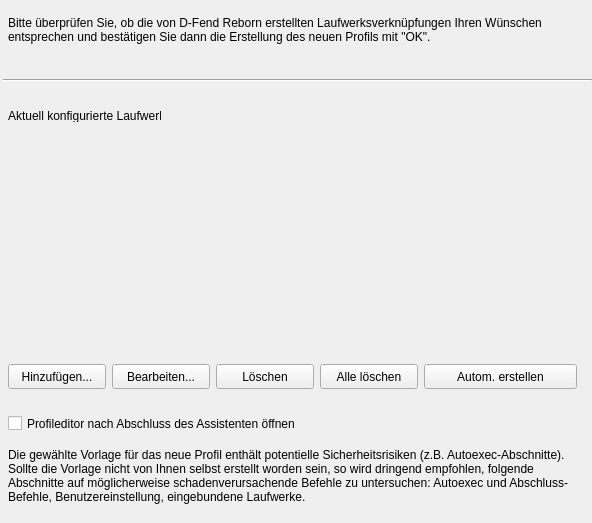
<?xml version="1.0" encoding="UTF-8"?>
<ui version="4.0">
  <class>WizardFinishFrame</class>
  <widget class="QWidget" name="WizardFinishFrame">
    <property name="geometry"><rect><x>0</x><y>0</y><width>592</width><height>523</height></rect></property>
    <property name="vclDesignWidth" stdset="0"><number>592</number></property>
    <property name="vclDesignHeight" stdset="0"><number>523</number></property>
    <widget class="QLabel" name="InfoLabel">
      <property name="geometry"><rect><x>8</x><y>16</y><width>569</width><height>65</height></rect></property>
      <property name="vclAnchors" stdset="0"><string notr="true">akLeft,akTop,akRight</string></property>
      <property name="text"><string>Bitte überprüfen Sie, ob die von D-Fend Reborn erstellten Laufwerksverknüpfungen Ihren Wünschen entsprechen und bestätigen Sie dann die Erstellung des neuen Profils mit "OK".</string></property>
      <property name="textFormat"><enum>Qt::PlainText</enum></property>
      <property name="wordWrap"><bool>true</bool></property>
      <property name="alignment"><set>Qt::AlignLeft|Qt::AlignTop</set></property>
    </widget>
    <widget class="QFrame" name="Bevel">
      <property name="geometry"><rect><x>3</x><y>71</y><width>589</width><height>18</height></rect></property>
      <property name="vclAnchors" stdset="0"><string notr="true">akLeft,akTop,akRight</string></property>
      <property name="frameShape"><enum>QFrame::HLine</enum></property>
      <property name="frameShadow"><enum>QFrame::Sunken</enum></property>
      <property name="vclClass" stdset="0"><string notr="true">TBevel</string></property>
    </widget>
    <widget class="QLabel" name="DriveSetupLabel">
      <property name="geometry"><rect><x>8</x><y>109</y><width>153</width><height>13</height></rect></property>
      <property name="text"><string>Aktuell konfigurierte Laufwerke:</string></property>
      <property name="textFormat"><enum>Qt::PlainText</enum></property>
      <property name="alignment"><set>Qt::AlignLeft|Qt::AlignTop</set></property>
      <property name="vclAutoSize" stdset="0"><bool>true</bool></property>
    </widget>
    <widget class="QLabel" name="ProfileEditorLabel">
      <property name="geometry"><rect><x>8</x><y>448</y><width>569</width><height>65</height></rect></property>
      <property name="visible"><bool>false</bool></property>
      <property name="vclAnchors" stdset="0"><string notr="true">akLeft,akRight,akBottom</string></property>
      <property name="text"><string>Die gewählte Vorlage für das neue Profil enthält potentielle Sicherheitsrisiken (z.B. Autoexec-Abschnitte). Sollte die Vorlage nicht von Ihnen selbst erstellt worden sein, so wird dringend empfohlen, folgende Abschnitte auf möglicherweise schadenverursachende Befehle zu untersuchen: Autoexec und Abschluss-Befehle, Benutzereinstellung, eingebundene Laufwerke.</string></property>
      <property name="textFormat"><enum>Qt::PlainText</enum></property>
      <property name="wordWrap"><bool>true</bool></property>
      <property name="alignment"><set>Qt::AlignLeft|Qt::AlignTop</set></property>
    </widget>
    <widget class="TListView" name="MountingListView">
      <property name="geometry"><rect><x>8</x><y>128</y><width>569</width><height>230</height></rect></property>
      <property name="vclAnchors" stdset="0"><string notr="true">akLeft,akTop,akRight,akBottom</string></property>
      <property name="vclPopupMenu" stdset="0"><string notr="true">PopupMenu</string></property>
      <property name="viewStyle" stdset="0"><string notr="true">vsReport</string></property>
      <property name="readOnly" stdset="0"><bool>true</bool></property>
    </widget>
    <widget class="QCheckBox" name="ProfileEditorCheckBox">
      <property name="geometry"><rect><x>8</x><y>415</y><width>561</width><height>17</height></rect></property>
      <property name="vclAnchors" stdset="0"><string notr="true">akLeft,akRight,akBottom</string></property>
      <property name="text"><string>Profileditor nach Abschluss des Assistenten öffnen</string></property>
    </widget>
    <widget class="QPushButton" name="MountingAddButton">
      <property name="geometry"><rect><x>8</x><y>364</y><width>98</width><height>25</height></rect></property>
      <property name="vclAnchors" stdset="0"><string notr="true">akLeft,akBottom</string></property>
      <property name="text"><string>Hinzufügen...</string></property>
      <property name="icon"><iconset resource="../../resources/dfend.qrc"><normaloff>:/glyphs/a7fc1030571280f9.png</normaloff></iconset></property>
      <property name="autoDefault"><bool>false</bool></property>
      <property name="vclOnClick" stdset="0"><string notr="true">ButtonWork</string></property>
    </widget>
    <widget class="QPushButton" name="MountingEditButton">
      <property name="geometry"><rect><x>112</x><y>364</y><width>98</width><height>25</height></rect></property>
      <property name="vclAnchors" stdset="0"><string notr="true">akLeft,akBottom</string></property>
      <property name="tag" stdset="0"><number>1</number></property>
      <property name="text"><string>Bearbeiten...</string></property>
      <property name="icon"><iconset resource="../../resources/dfend.qrc"><normaloff>:/glyphs/8cae1683440d5f8e.png</normaloff></iconset></property>
      <property name="autoDefault"><bool>false</bool></property>
      <property name="vclOnClick" stdset="0"><string notr="true">ButtonWork</string></property>
    </widget>
    <widget class="QPushButton" name="MountingDelButton">
      <property name="geometry"><rect><x>216</x><y>364</y><width>98</width><height>25</height></rect></property>
      <property name="vclAnchors" stdset="0"><string notr="true">akLeft,akBottom</string></property>
      <property name="tag" stdset="0"><number>2</number></property>
      <property name="text"><string>Löschen</string></property>
      <property name="icon"><iconset resource="../../resources/dfend.qrc"><normaloff>:/glyphs/86ad06b420cc830c.png</normaloff></iconset></property>
      <property name="autoDefault"><bool>false</bool></property>
      <property name="vclOnClick" stdset="0"><string notr="true">ButtonWork</string></property>
    </widget>
    <widget class="QPushButton" name="MountingDeleteAllButton">
      <property name="geometry"><rect><x>320</x><y>364</y><width>98</width><height>25</height></rect></property>
      <property name="vclAnchors" stdset="0"><string notr="true">akLeft,akBottom</string></property>
      <property name="tag" stdset="0"><number>3</number></property>
      <property name="text"><string>Alle löschen</string></property>
      <property name="autoDefault"><bool>false</bool></property>
      <property name="vclOnClick" stdset="0"><string notr="true">ButtonWork</string></property>
    </widget>
    <widget class="QPushButton" name="MountingAutoCreateButton">
      <property name="geometry"><rect><x>424</x><y>364</y><width>153</width><height>25</height></rect></property>
      <property name="vclAnchors" stdset="0"><string notr="true">akLeft,akBottom</string></property>
      <property name="tag" stdset="0"><number>4</number></property>
      <property name="text"><string>Autom. erstellen</string></property>
      <property name="autoDefault"><bool>false</bool></property>
      <property name="vclOnClick" stdset="0"><string notr="true">ButtonWork</string></property>
    </widget>
    <widget class="QMenu" name="PopupMenu">
      <property name="vclPopupMenu" stdset="0"><bool>true</bool></property>
      <addaction name="PopupAdd"/>
      <addaction name="PopupEdit"/>
      <addaction name="PopupDelete"/>
    </widget>
    <action name="PopupAdd">
      <property name="text"><string>Add</string></property>
      <property name="icon"><iconset resource="../../resources/dfend.qrc"><normaloff>:/imagelists/WizardFinishUnit/ImageList/0.png</normaloff></iconset></property>
      <property name="shortcut"><string notr="true">Ins</string></property>
    </action>
    <action name="PopupEdit">
      <property name="text"><string>Edit</string></property>
      <property name="icon"><iconset resource="../../resources/dfend.qrc"><normaloff>:/imagelists/WizardFinishUnit/ImageList/1.png</normaloff></iconset></property>
      <property name="vclDefault" stdset="0"><bool>true</bool></property>
    </action>
    <action name="PopupDelete">
      <property name="text"><string>Delete</string></property>
      <property name="icon"><iconset resource="../../resources/dfend.qrc"><normaloff>:/imagelists/WizardFinishUnit/ImageList/2.png</normaloff></iconset></property>
      <property name="shortcut"><string notr="true">Del</string></property>
      <property name="tag" stdset="0"><number>2</number></property>
    </action>
  </widget>
  <customwidgets>
    <customwidget>
      <class>TListView</class>
      <extends>QWidget</extends>
      <header>ComCtrls.h</header>
    </customwidget>
  </customwidgets>
  <tabstops>
    <tabstop>MountingListView</tabstop>
    <tabstop>ProfileEditorCheckBox</tabstop>
    <tabstop>MountingAddButton</tabstop>
    <tabstop>MountingEditButton</tabstop>
    <tabstop>MountingDelButton</tabstop>
    <tabstop>MountingDeleteAllButton</tabstop>
    <tabstop>MountingAutoCreateButton</tabstop>
  </tabstops>
  <resources><include location="../../resources/dfend.qrc"/></resources>
  <connections/>
</ui>
